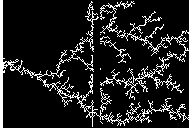
#> input picture figures/current-remodel-epoch-000.png, 192 x 128 px
$ python render_remodel.py
#> lines starting #> are read from the running program, lines starting #| are printed output that depends on the picture; after the words box and inside, x2 and y2 are one past the last pixel; in counts of white or black regions, pixels touching at a corner belong together
#!/usr/bin/env python3
from pathlib import Path

from PIL import Image, ImageDraw, ImageFont

root = Path(__file__).resolve().parents[2]
before = Image.open(root / "figures/current-remodel-epoch-000.png").convert("RGB")
#> before is the input picture: PIL image 192x128 RGB; 13.3% white; 8 white regions (5 under 20 px), largest, box (x1, y1, x2, y2) and area: (0, 0, 192, 128) 3097, (100, 40, 131, 63) 81, (100, 88, 112, 112) 66
after = Image.open(root / "figures/current-remodel-epoch-024.png").convert("RGB")
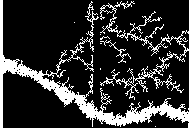
#> input picture figures/current-remodel-epoch-024.png, 192 x 128 px
#> after is the input picture: PIL image 192x128 RGB; 19% white; 8 white regions (6 under 20 px), largest, box (x1, y1, x2, y2) and area: (0, 0, 192, 128) 4579, (100, 40, 131, 63) 81
before = before.resize((768, 512), Image.Resampling.NEAREST)
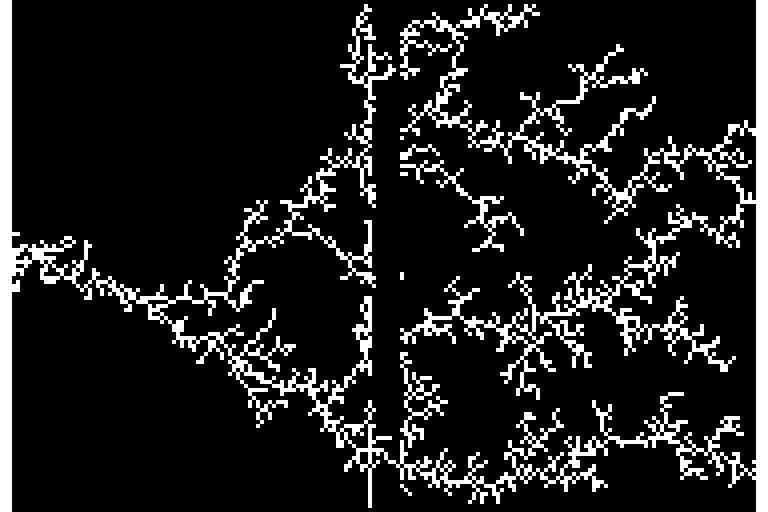
#> before: PIL image 768x512 RGB; 13.3% white; 8 white regions (1 under 20 px), largest, box (x1, y1, x2, y2) and area: (0, 0, 768, 512) 49552, (400, 160, 524, 252) 1296, (400, 352, 448, 448) 1056
after = after.resize((768, 512), Image.Resampling.NEAREST)
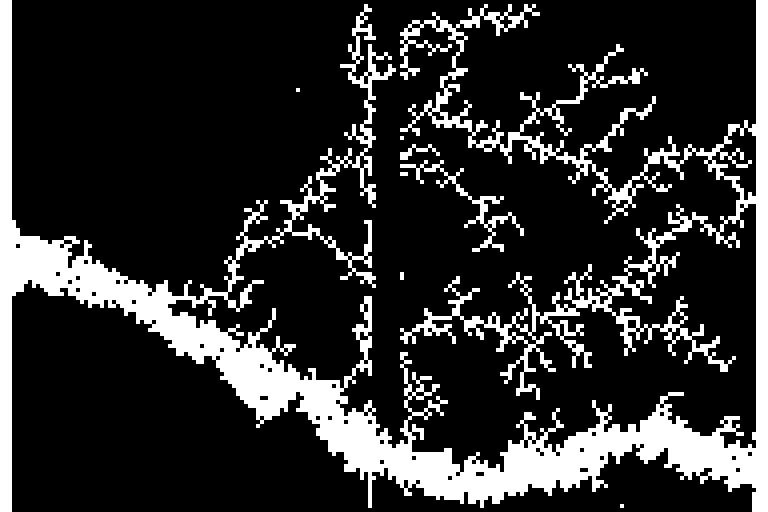
#> after: PIL image 768x512 RGB; 19% white; 8 white regions (3 under 20 px), largest, box (x1, y1, x2, y2) and area: (0, 0, 768, 512) 73264, (400, 160, 524, 252) 1296, (400, 144, 440, 160) 208, (400, 172, 408, 176) 32, (400, 272, 404, 280) 32

canvas = Image.new("RGB", (1680, 760), "#05070b")
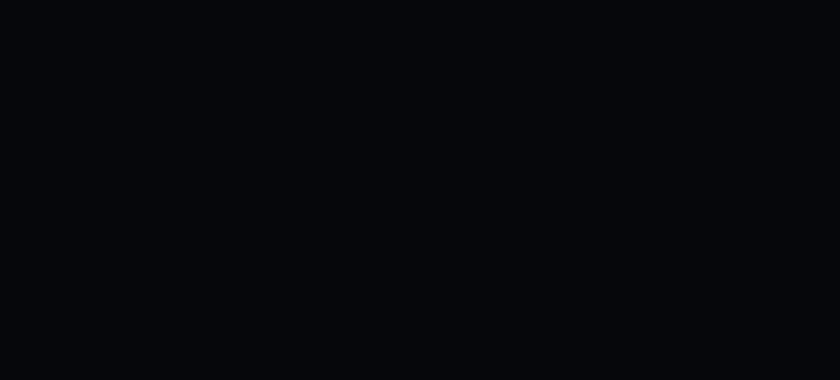
#> canvas: PIL image 1680x760 RGB (shown at 1/2 size); mean R, G, B 5, 7, 11
canvas.paste(before, (48, 110))
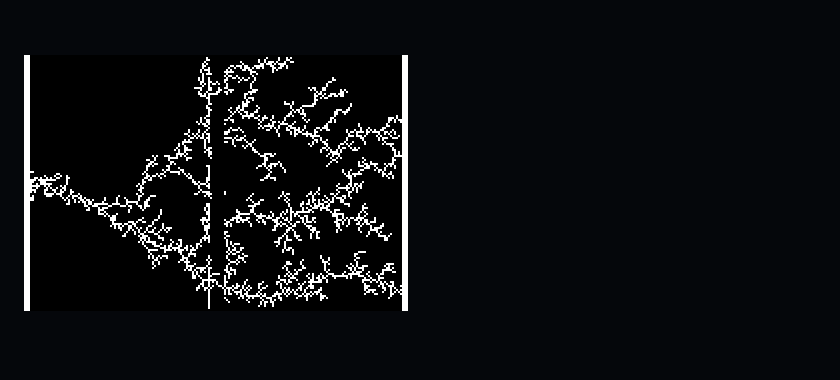
#> canvas: PIL image 1680x760 RGB (shown at 1/2 size); mean R, G, B 13.9, 15.3, 18
canvas.paste(after, (864, 110))
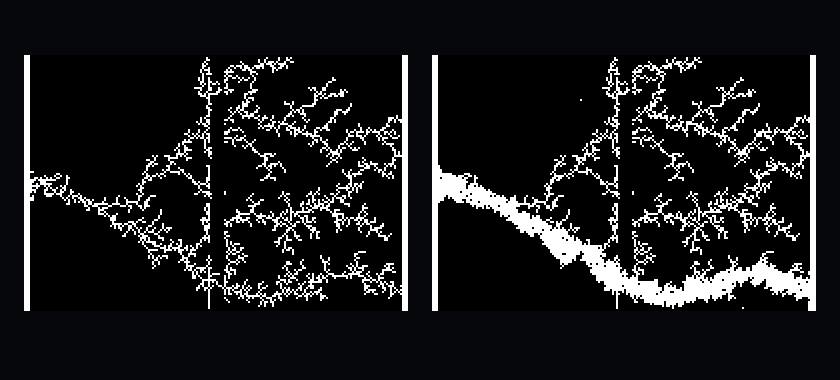
#> canvas: PIL image 1680x760 RGB (shown at 1/2 size); mean R, G, B 27.3, 28.1, 29.6
draw = ImageDraw.Draw(canvas)
font_path = "/System/Library/Fonts/Supplemental/Arial.ttf"
title = ImageFont.truetype(font_path, 38)
label = ImageFont.truetype(font_path, 27)
small = ImageFont.truetype(font_path, 21)
draw.text((840, 28), "CURRENT-DRIVEN REMODELING", font=title, fill="white", anchor="ma")
draw.text((432, 645), "EPOCH 0", font=label, fill="#c8d8e5", anchor="ma")
draw.text((1248, 645), "EPOCH 24", font=label, fill="#c8d8e5", anchor="ma")
draw.text((840, 700), "8.26× flux · 1.43× material · 72.01% lower peak stress per delivered current", font=small, fill="#9de7c1", anchor="ma")
canvas.save(root / "figures/current-driven-remodeling.png")
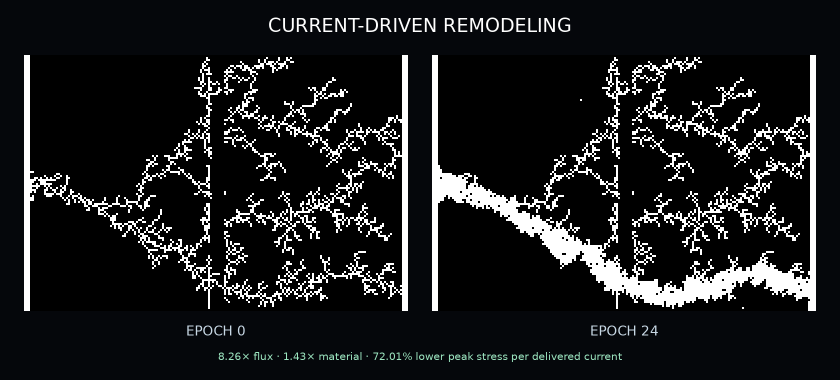
#> saved as current-driven-remodeling.png: PIL image 1680x760 RGB (shown at 1/2 size); mean R, G, B 29, 29.9, 31.4
